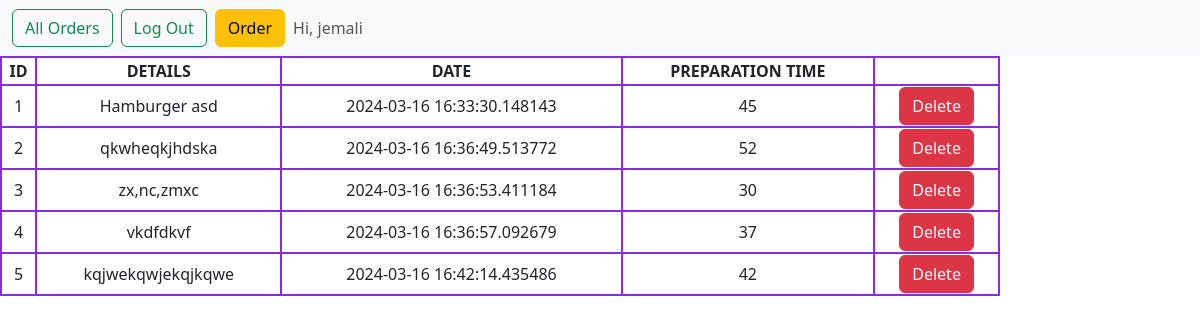
The page /orders (signed in) on the database as committed earlier.
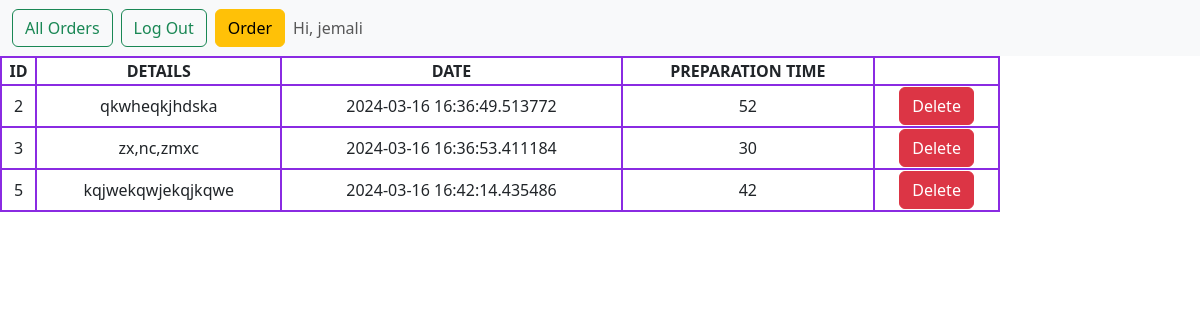
The same page on the database as committed later.
### db/models.py (models this page shows)
class UserOrder(db.Model):
    __tablename__ = 'user_orders'
    id = Column(Integer, primary_key=True)
    user_id = Column(Integer, ForeignKey('users.id'))
    details = Column(String, nullable=False)
    date = Column(DateTime, nullable=False, default=datetime.datetime.now)
    preparation_time = Column(Integer, nullable=False)

### app.py (the view)
    @app.route('/orders')
    def orders():
        if SessionKeyEnum.AUTHORIZED.value not in session:
            return redirect(url_for('home'))
        user_id = session.get(SessionKeyEnum.ID.value)
        results = user_order_repository.get_by_user(user_id=user_id, db=db)
        return render_template('orders.html', orders=results, session=session)

### db/repositories/user_orders_repository.py (called while the page is built)
    def get_by_user(self, user_id: int, db) -> List[UserOrderDto]:
        results = db.session.query(UserOrder).filter(UserOrder.user_id == user_id).all()
        return [
            UserOrderDto(
                id=r.id,
                user_id=r.user_id,
                details=r.details,
                date=r.date,
                preparation_time=r.preparation_time
            )
            for r in results
        ]

### templates/orders.html
{% extends 'index.html' %}
{% block content %}
<div class="orders_wrapper">
    <table>
        <tr>
            <th>ID</th>
            <th>DETAILS</th>
            <th>DATE</th>
            <th>PREPARATION TIME</th>
        </tr>
        {% for order in orders %}
        <tr>
            <td>{{order.id}}</td>
            <td>{{order.details}}</td>
            <td>{{order.date}}</td>
            <td>{{order.preparation_time}}</td>
            <td>
                <form action="{{ url_for('delete', order_id=order.id) }}" method="post" style="display: inline;">
                    <input type="submit" class="btn btn-danger" value="Delete">
                </form>
            </td>
        </tr>
        {% endfor %}
    </table>
</div>
{% endblock %}

### templates/index.html (shortened to what this page needs)
<!DOCTYPE html>
<html lang="en">
<head>
    <link rel="stylesheet" href="https://cdn.jsdelivr.net/npm/bootstrap@5.3.2/dist/css/bootstrap.min.css">
    <link rel="stylesheet" href="{{ url_for('static', filename='styles.css') }}">
</head>
<body>
<div class="header">
    <nav class="navbar bg-light">
        <form class="container-fluid justify-content-start">
            <a class="btn btn-outline-success me-2" type="button" href="{{url_for('all_orders')}}">All Orders</a>
            {% if session.get('authorized') %}
            <a class="btn btn-outline-success me-2" type="button" href="{{url_for('logout')}}">Log Out</a>
            <a class="btn btn-warning me-2" type="button" href="{{url_for('order')}}">Order</a>
            <span class="navbar-text">
                Hi, {{ session.get('username') }}
            </span>
            {% else %}
            <a class="btn btn-outline-success me-2" type="button" href="{{url_for('login')}}">Login</a>
            <a class="btn btn-outline-success me-2" type="button" href="{{url_for('register')}}">Register</a>
            {% endif %}
        </form>
    </nav>
</div>
<div class="content">
    {%block content%}
    {%endblock%}
</div>
</body>
</html>

### static/styles.css (style rules this page uses)
table, th, td { border: blueviolet 2px solid; }
table { width: 1000px; text-align: center; }

Rows that differ between the two databases and show on the page:
removed UserOrder: id "1", details "Hamburger asd", date "2024-03-16 16:33:30.148143", preparation_time "45"
removed UserOrder: id "4", details "vkdfdkvf", date "2024-03-16 16:36:57.092679", preparation_time "37"
